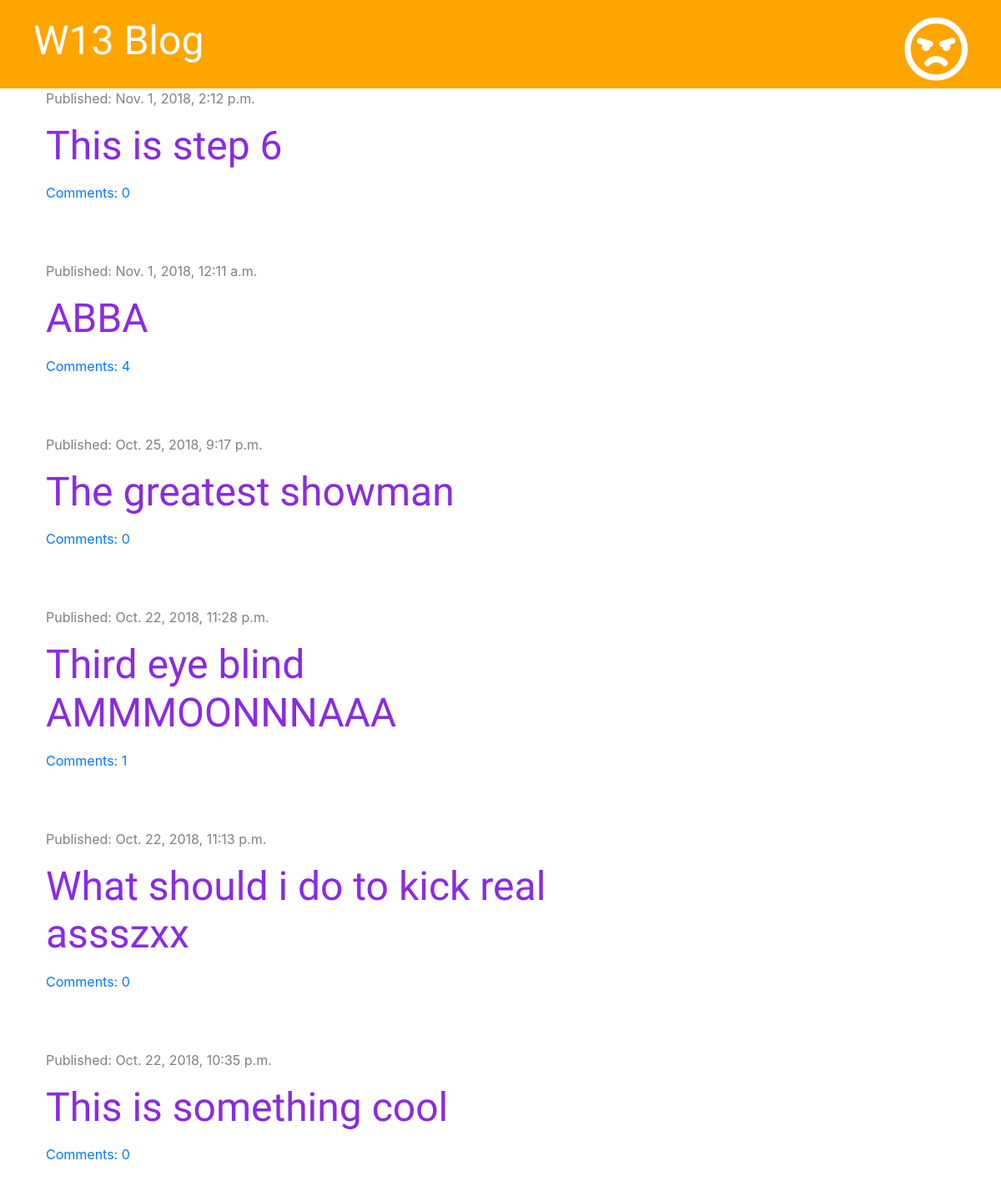
The page / on the database its author committed.
### blog/models.py (models this page shows, shortened)
class Post(models.Model):
    author = models.ForeignKey('auth.User', on_delete=models.CASCADE)
    title = models.CharField(max_length = 200)
    text = models.TextField()
    created_date = models.DateTimeField(default = timezone.now)
    published_date = models.DateTimeField(blank = True, null = True)
    def approved_comments(self):
        return self.comments.filter(approved=True)

### blog/views.py (the view)
# urls.py: path('',views.post_list,name='post_list'),
def post_list(request):
    posts = Post.objects.filter(published_date__lte = timezone.now()).order_by('-published_date')
    stuff_for_frontend = {'posts' : posts}
    return render(request, 'blog/post_list.html',stuff_for_frontend)

### blog/static/templatetags/markdownify.py (called while the page is built)
@register.filter
def markdown(value):
    renderer = HighlightRenderer()
    markdown = mistune.Markdown(renderer=renderer)
    return markdown(value)

### blog/templates/blog/post_list.html (shortened to what this page needs)
{% extends 'blog/base.html' %}
{% load markdownify %}
{% block content %}
    {% for post in posts %}
        <div class="post">
            <div class="date">
                <p>Published: {{ post.published_date }}</p>
            </div>
            <h1><a href="{% url 'post_detail' pk=post.pk %}">{{ post.title }}</a></h1>
            <a href="{% url 'post_detail' pk=post.pk %}">Comments: {{ post.approved_comments.count }}</a>
            <br>
        </div>
    {% endfor %}
{% endblock %}

### blog/static/css/blog.css (style rules this page uses)
h1,h2,h3,h4 { font-family: 'Tangerine','Inconsolata','Droid Sans', serif; font-size: 48px; }
.date { color: grey; }
.post { margin-bottom: 70px; }
.post h1 a, .post h1 { color: blueviolet }

### rows shown on the page
Post: published_date "Nov. 1, 2018, 2:12 p.m.", title "This is step 6", approved_comments.count "0"
Post: published_date "Nov. 1, 2018, 12:11 a.m.", title "ABBA", approved_comments.count "4"
Post: published_date "Oct. 25, 2018, 9:17 p.m.", title "The greatest showman", approved_comments.count "0"
Post: published_date "Oct. 22, 2018, 11:28 p.m.", title "Third eye blind AMMMOONNNAAA", approved_comments.count "1"
Post: published_date "Oct. 22, 2018, 11:13 p.m.", title "What should i do to kick real assszxx", approved_comments.count "0"
Post: published_date "Oct. 22, 2018, 10:35 p.m.", title "This is something cool", approved_comments.count "0"
